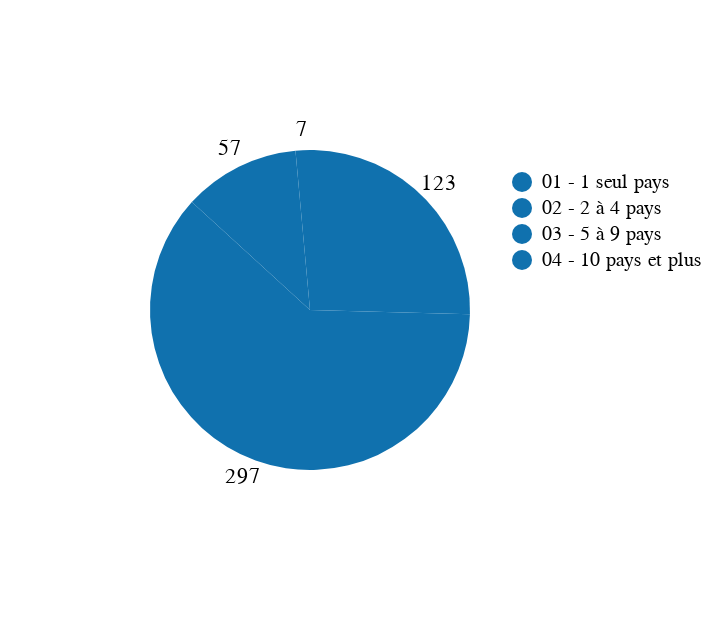

The specification (Vega-Lite) saved for this image:
### Vega-Lite specification from a JSON file in a GitHub repository (floating-point values rounded to 4 significant figures)
{"$schema": "https://vega.github.io/schema/vega-lite/v4.json", "description": "A simple pie chart with labels.", "data": {"values": [{"_id": "04 - 10 pays et plus", "value": 7}, {"_id": "03 - 5 à 9 pays", "value": 57}, {"_id": "01 - 1 seul pays", "value": 123}, {"_id": "02 - 2 à 4 pays", "value": 297}]}, "encoding": {"theta": {"field": "value", "type": "quantitative", "stack": true}, "color": {"field": "_id", "type": "nominal", "legend": {"orient": "none", "title": null, "columns": 1, "legendX": 250, "legendY": 80}, "scale": {"range": ["#1071AE"]}}}, "layer": [{"mark": {"type": "arc", "outerRadius": 80}}, {"mark": {"type": "text", "radius": 90, "fill": "black"}, "encoding": {"text": {"field": "value", "type": "nominal"}}}], "view": {"stroke": null}}
